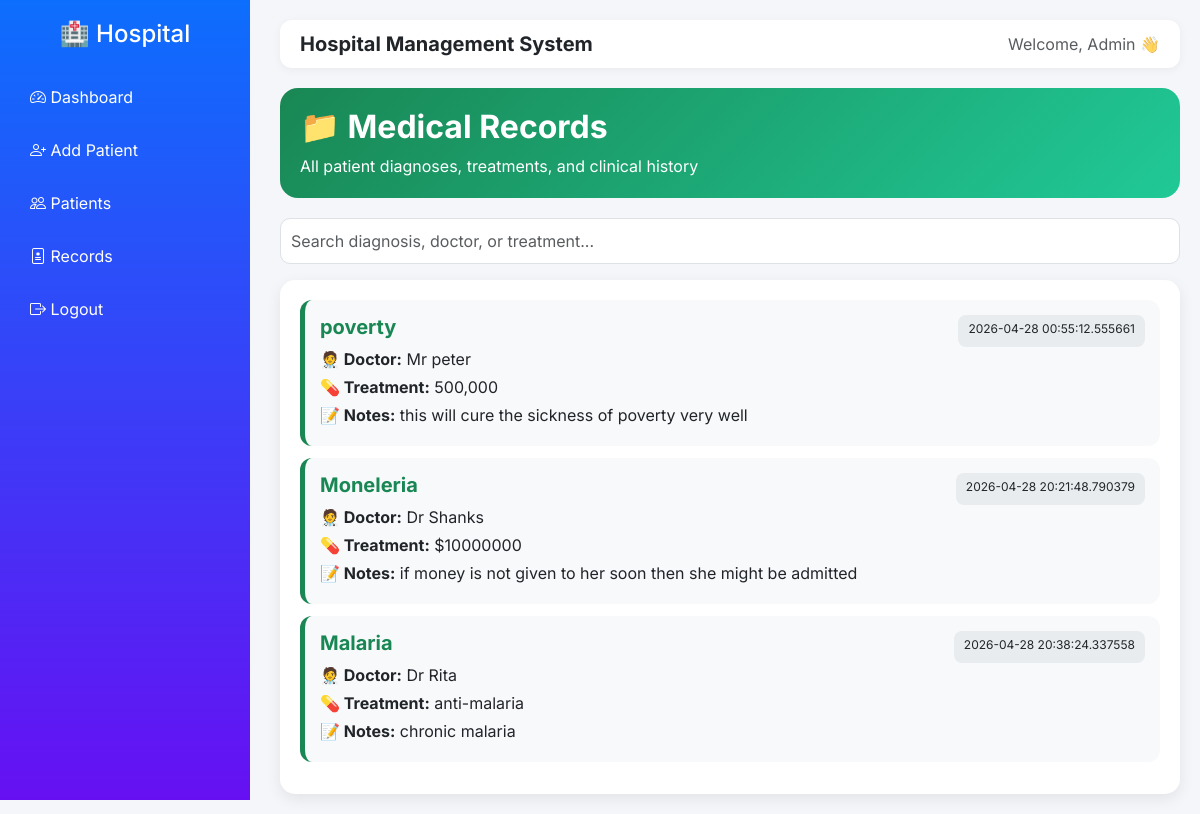
Page /records on the committed database.
### model.py (models this page shows)
class MedicalHistory(db.Model):
    id = db.Column(db.Integer, primary_key=True)
    patient_id = db.Column(db.Integer, db.ForeignKey('patient.id'))
    diagnosis = db.Column(db.String(200))
    treatment = db.Column(db.String(200))
    doctor_name = db.Column(db.String(100))
    notes = db.Column(db.Text)
    date = db.Column(db.DateTime, default=datetime.utcnow)

### app.py (the view)
@app.route('/records')
def records():
    records = MedicalHistory.query.all()
    return render_template('records.html', records=records)

### templates/records.html (shortened to what this page needs)
{% extends "base.html" %}
{% block content %}
<div class="page-header">
    <h2 class="fw-bold">📁 Medical Records</h2>
    <p class="mb-0">All patient diagnoses, treatments, and clinical history</p>
</div>
<div class="mb-3">
    <input type="text" id="searchInput" class="form-control search-box"
           placeholder="Search diagnosis, doctor, or treatment...">
</div>
<div class="card-box">
    {% for r in records %}
    <div class="record-card">
        <div class="d-flex justify-content-between">
            <h5 class="fw-bold text-success">{{ r.diagnosis }}</h5>
            <span class="badge-date">{{ r.date }}</span>
        </div>
        <p class="mb-1"><b>🧑‍⚕️ Doctor:</b> {{ r.doctor_name }}</p>
        <p class="mb-1"><b>💊 Treatment:</b> {{ r.treatment }}</p>
        <p class="mb-1"><b>📝 Notes:</b> {{ r.notes }}</p>
    </div>
    {% endfor %}
</div>
{% endblock %}

### templates/base.html (style rules this page uses)
body { font-family: 'Inter', sans-serif; background: #f4f6f9; }

### templates/records.html (style rules this page uses)
.page-header { background: linear-gradient(135deg, #198754, #20c997); color: white; padding: 20px; border-radius: 18px; margin-bottom: 20px; }
.card-box { background: white; border-radius: 15px; box-shadow: 0 5px 15px rgba(0,0,0,0.08); padding: 20px; }
.record-card { border-left: 5px solid #198754; padding: 15px; border-radius: 12px; background: #f8f9fa; margin-bottom: 12px; transition: 0.3s; }
.badge-date { background: #e9ecef; padding: 5px 10px; border-radius: 8px; font-size: 12px; }
.search-box { border-radius: 10px; padding: 10px; }

### rows in the picture
MedicalHistory: diagnosis "poverty", date "2026-04-28 00:55:12.555661", doctor_name "Mr peter", treatment "500,000", notes "this will cure the sickness of poverty very well"
MedicalHistory: diagnosis "Moneleria", date "2026-04-28 20:21:48.790379", doctor_name "Dr Shanks", treatment "$10000000", notes "if money is not given to her soon then she might be admitted"
MedicalHistory: diagnosis "Malaria", date "2026-04-28 20:38:24.337558", doctor_name "Dr Rita", treatment "anti-malaria", notes "chronic malaria"
